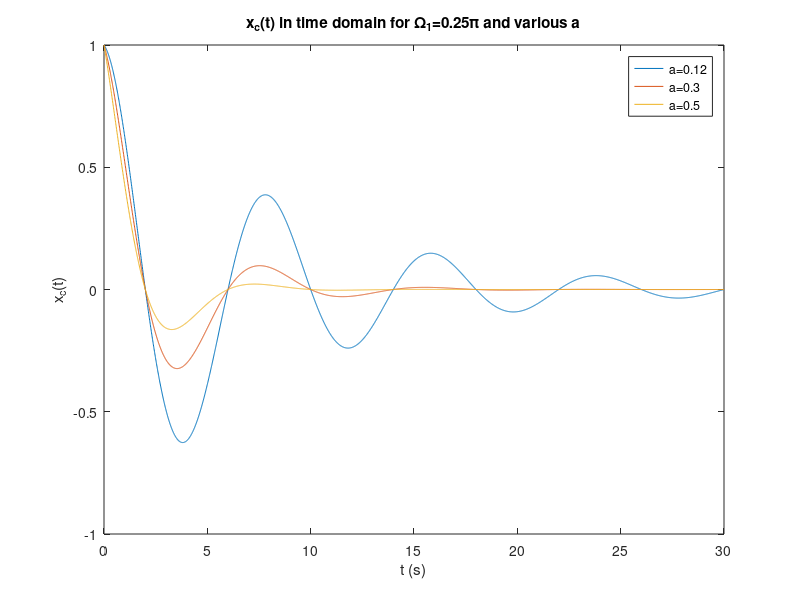
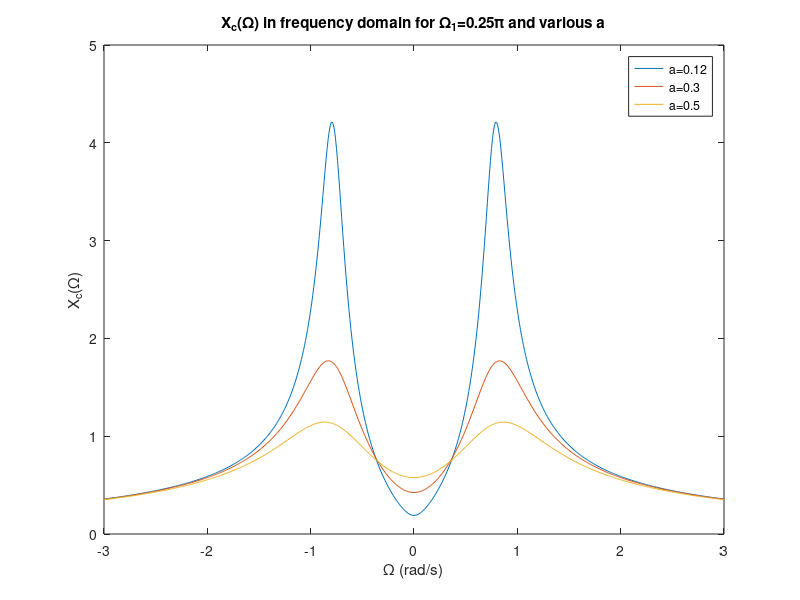
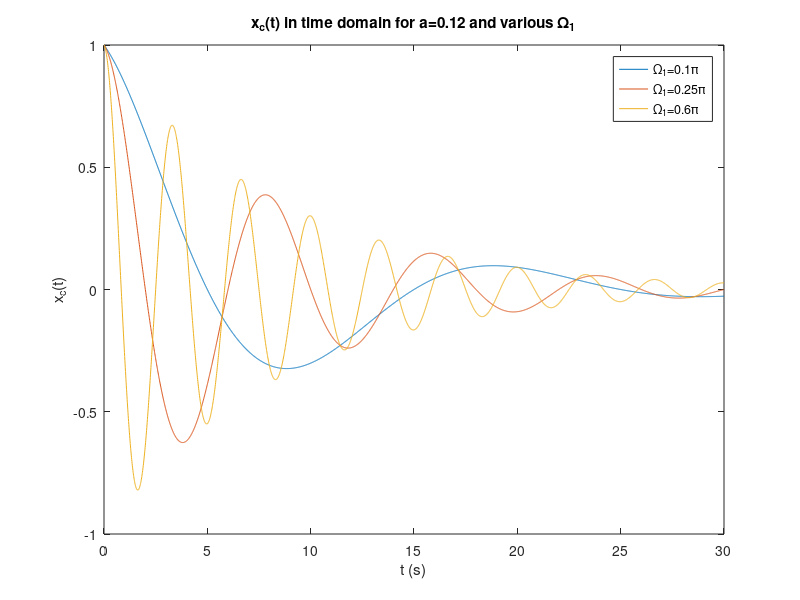
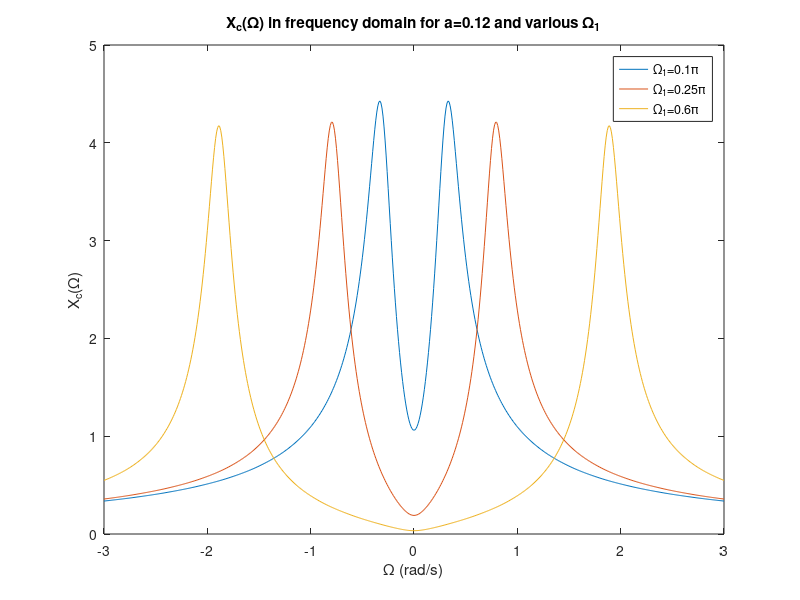

Reproduce these figures in MATLAB, in order.
%% Question a
clear;
close all;
t = 0:0.01:30;
Omega_1 = 0.25 * pi;

a = 0.12;
x_c = exp(-a * t) .* cos(Omega_1 * t);
figure;
plot(t, x_c);

a = 0.3;
x_c = exp(-a * t) .* cos(Omega_1 * t);
hold on;
plot(t, x_c);

a = 0.5;
x_c = exp(-a * t) .* cos(Omega_1 * t);
hold on;
plot(t, x_c);

xlabel('t (s)');
ylabel('x_c(t)');
title('x_c(t) in time domain for \Omega_1=0.25\pi and various a');
legend('a=0.12', 'a=0.3', 'a=0.5');

clear;
Omega = -3:0.01:3;
Omega_1 = 0.25 * pi;

a = 0.12;
X_c = (a + 1j * Omega) ./ ( (a + 1j * Omega).^2 + Omega_1^2 );
X_c = abs(X_c);
figure;
plot(Omega, X_c);

a = 0.3;
X_c = (a + 1j * Omega) ./ ( (a + 1j * Omega).^2 + Omega_1^2 );
X_c = abs(X_c);
hold on;
plot(Omega, X_c);

a = 0.5;
X_c = (a + 1j * Omega) ./ ( (a + 1j * Omega).^2 + Omega_1^2 );
X_c = abs(X_c);
hold on;
plot(Omega, X_c);

xlabel('\Omega (rad/s)');
ylabel('X_c(\Omega)');
title('X_c(\Omega) in frequency domain for \Omega_1=0.25\pi and various a');
legend('a=0.12', 'a=0.3', 'a=0.5');

clear;
t = 0:0.01:30;
a = 0.12;

Omega_1 = 0.1 * pi;
x_c = exp(-a * t) .* cos(Omega_1 * t);
figure;
plot(t, x_c);

Omega_1 = 0.25 * pi;
x_c = exp(-a * t) .* cos(Omega_1 * t);
hold on;
plot(t, x_c);

Omega_1 = 0.6 * pi;
x_c = exp(-a * t) .* cos(Omega_1 * t);
hold on;
plot(t, x_c);

xlabel('t (s)');
ylabel('x_c(t)');
title('x_c(t) in time domain for a=0.12 and various \Omega_1');
legend('\Omega_1=0.1\pi', '\Omega_1=0.25\pi', '\Omega_1=0.6\pi');

clear;
Omega = -3:0.01:3;
a = 0.12;

Omega_1 = 0.1 * pi;
X_c = (a + 1j * Omega) ./ ( (a + 1j * Omega).^2 + Omega_1^2 );
X_c = abs(X_c);
figure;
plot(Omega, X_c);

Omega_1 = 0.25 * pi;
X_c = (a + 1j * Omega) ./ ( (a + 1j * Omega).^2 + Omega_1^2 );
X_c = abs(X_c);
hold on;
plot(Omega, X_c);

Omega_1 = 0.6 * pi;
X_c = (a + 1j * Omega) ./ ( (a + 1j * Omega).^2 + Omega_1^2 );
X_c = abs(X_c);
hold on;
plot(Omega, X_c);

xlabel('\Omega (rad/s)');
ylabel('X_c(\Omega)');
title('X_c(\Omega) in frequency domain for a=0.12 and various \Omega_1');
legend('\Omega_1=0.1\pi', '\Omega_1=0.25\pi', '\Omega_1=0.6\pi');
